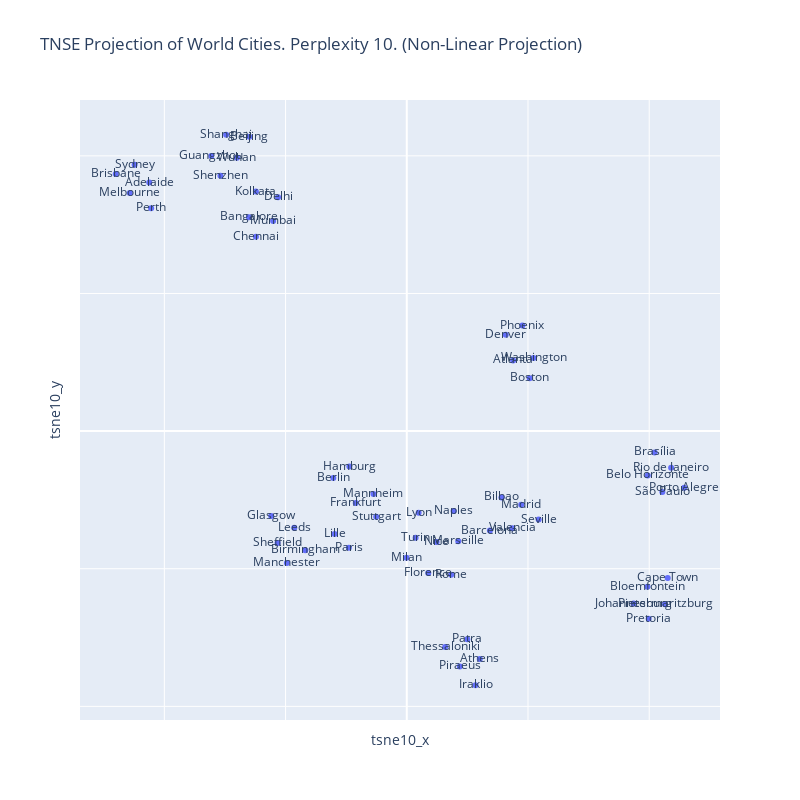

Notebook code for this chart:
### Code cell
fig = px.scatter(world_results, x="tsne10_x", y="tsne10_y",
                text="city", 
                width=800, height=800, 
                title="TNSE Projection of World Cities. Perplexity 10. (Non-Linear Projection)")


fig.update_xaxes(
    showticklabels=False
)
fig.update_yaxes(
    showticklabels=False
)

fig

### Figure 1 — Plotly figure (JSON) as saved in the notebook; plotly's stock layout.template omitted (floating-point values rounded to 4 significant figures)
{"data": [{"hovertemplate": "tsne10_x=%{x}<br>tsne10_y=%{y}<br>city=%{text}<extra></extra>", "legendgroup": "", "marker": {"color": "#636efa", "symbol": "circle"}, "mode": "markers+text", "name": "", "orientation": "v", "showlegend": false, "text": ["Sydney", "Melbourne", "Brisbane", "Perth", "Adelaide", "São Paulo", "Rio de Janeiro", "Belo Horizonte", "Porto Alegre", "Brasília", "Shanghai", "Beijing", "Guangzhou", "Shenzhen", "Wuhan", "Paris", "Lyon", "Marseille", "Lille", "Nice", "Berlin", "Stuttgart", "Frankfurt", "Mannheim", "Hamburg", "Athens", "Thessaloniki", "Piraeus", "Patra", "Iraklio", "Mumbai", "Delhi", "Kolkata", "Chennai", "Bangalore", "Rome", "Milan", "Naples", "Turin", "Florence", "Johannesburg", "Cape Town", "Pretoria", "Pietermaritzburg", "Bloemfontein", "Madrid", "Barcelona", "Seville", "Bilbao", "Valencia", "Birmingham", "Manchester", "Leeds", "Sheffield", "Glasgow", "Washington", "Atlanta", "Boston", "Phoenix", "Denver"], "type": "scatter", "x": [-112.3, -114.2, -120.0, -105.4, -106.2, 105.4, 109.0, 99.4, 114.5, 102.2, -74.53, -64.96, -80.64, -76.86, -70.05, -23.89, 4.885, 21.24, -29.78, 12.29, -30.3, -12.62, -21.06, -13.75, -23.68, 30.11, 15.82, 21.88, 24.97, 28.35, -55.12, -53.09, -62.24, -62.23, -65.13, 18.31, -0.1167, 19.29, 3.647, 8.869, 93.55, 107.6, 99.77, 106.5, 99.26, 47.2, 34.29, 54.39, 39.06, 43.53, -41.88, -49.46, -46.41, -53.31, -55.91, 52.27, 43.85, 50.69, 47.67, 40.83], "xaxis": "x", "y": [96.74, 86.49, 93.37, 80.98, 90.29, -22.13, -13.33, -16.1, -20.54, -7.734, 107.7, 107.0, 99.91, 92.75, 99.34, -42.34, -29.63, -40.01, -37.39, -40.3, -17.07, -31.13, -26.11, -22.84, -12.88, -82.77, -78.39, -85.51, -75.6, -92.33, 76.36, 84.99, 87.03, 70.63, 77.68, -52.16, -46.0, -29.05, -38.77, -51.53, -62.65, -53.38, -68.16, -62.94, -56.52, -26.75, -36.12, -32.11, -24.09, -35.31, -43.26, -47.96, -35.08, -40.67, -30.8, 26.57, 25.67, 19.22, 38.36, 34.96], "yaxis": "y"}], "layout": {"height": 800, "legend": {"tracegroupgap": 0}, "title": {"text": "TNSE Projection of World Cities. Perplexity 10. (Non-Linear Projection)"}, "width": 800, "xaxis": {"anchor": "y", "domain": [0, 1], "showticklabels": false, "title": {"text": "tsne10_x"}}, "yaxis": {"anchor": "x", "domain": [0, 1], "showticklabels": false, "title": {"text": "tsne10_y"}}}}
